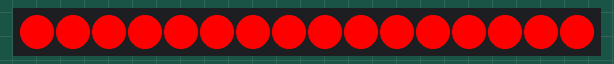
Recording of a sketch running on a simulated Arduino Uno, built with avr-gcc and run on an emulated ATmega328P. Shown: 16 RGB LEDs in strip order, left to right.

Above: at 0.1 s.
At 1.1 s:
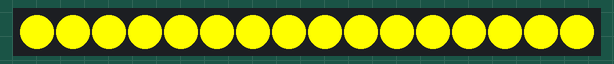
At 2.1 s:
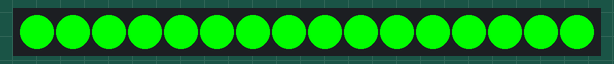
At 3.1 s:
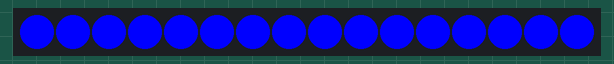
At 4.1 s:
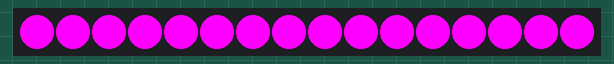

Measured:
- by itself, everything shown: repeats every 5.0 s, in 5 steps
- what the display in image 1 shows lasts 1.0 s, from 1.0 s to 2.0 s

The sketch:

task4_colours.ino
```cpp
// Task 4: Colours
// Ishaan Takrani
// Arun Chauhan

#include <Adafruit_NeoPixel.h>

Adafruit_NeoPixel my_ring = Adafruit_NeoPixel(16, 13, NEO_GRB + NEO_KHZ800);  // 16 leds, Arduino pin 13

void setup() {
  my_ring.begin(); // initializes the ring
  my_ring.clear(); // clear ring (blank)
  my_ring.show(); // send instructions to ring
}

void loop() {

  for(int i = 0; i < 16; i++){  // turns all pixels red (see NeoPixel_demo.ino)
    my_ring.setPixelColor(i,255,0,0);
  }

  my_ring.show(); // displays on ring
  delay(1000);  // 1 second delay

  for(int i = 0; i < 16; i++){  // turns all pixels yellow
    my_ring.setPixelColor(i,255,255,0);
  }

  my_ring.show(); // displays on ring
  delay(1000);  // 1 second delay

  for(int i = 0; i < 16; i++){  // turns all pixels green
    my_ring.setPixelColor(i,0,255,0);
  }

  my_ring.show(); // displays on ring blue
  delay(1000);  // 1 second delay

  for(int i = 0; i < 16; i++){  // turns all pixels blue
    my_ring.setPixelColor(i,0,0,255);
  }

  my_ring.show(); // displays on ring
  delay(1000);  // 1 second delay

  for(int i = 0; i < 16; i++){  // turns all pixels purple
    my_ring.setPixelColor(i,255,0,255);
  }

  my_ring.show(); // displays on ring
  delay(1000);  // 1 second delay

}
```
